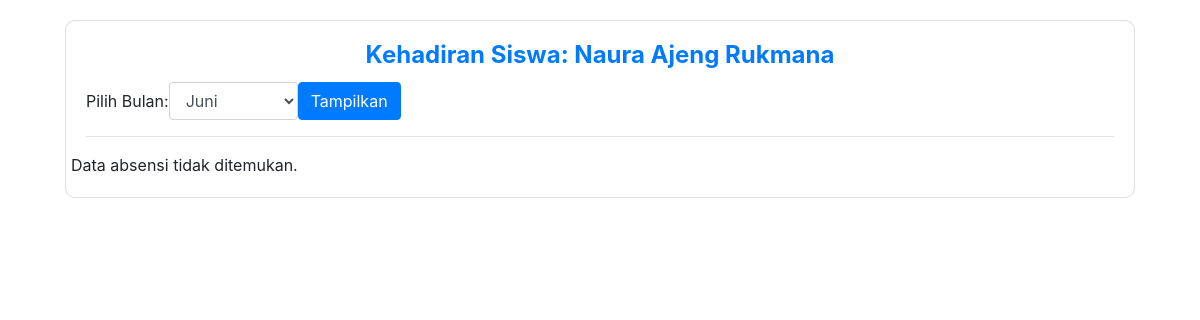
Before: /guru/detail_absen.php?id=31 with the older database file.
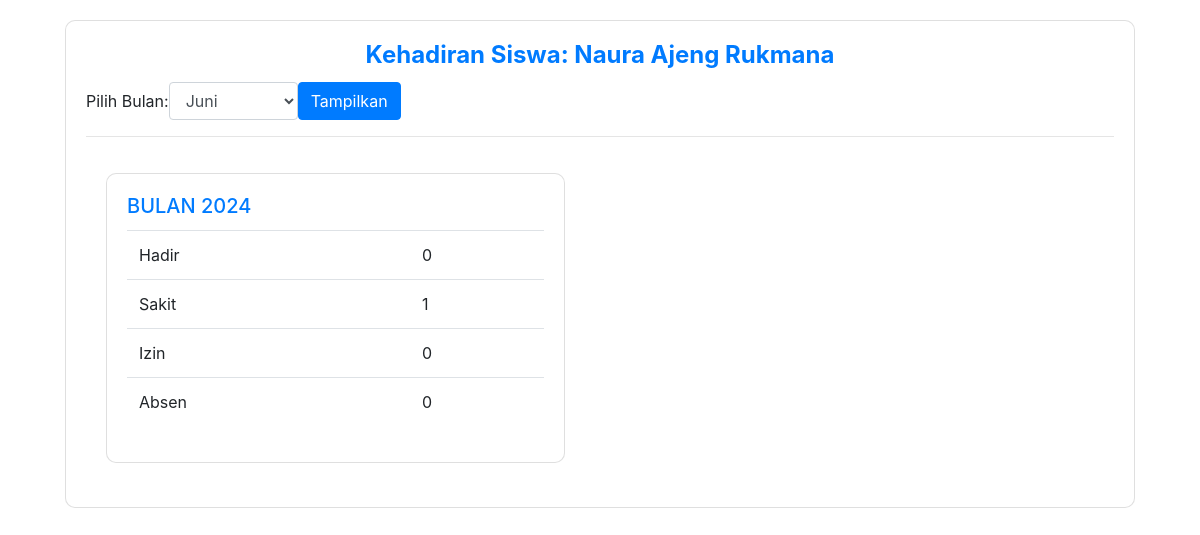
After: the same page with the newer database file.
### tables this page shows
CREATE TABLE `tb_siswa` (
  `id_siswa` int(11) NOT NULL AUTO_INCREMENT,
  `nis` varchar(60) NOT NULL,
  `nama_siswa` varchar(120) NOT NULL,
  `tempat_lahir` varchar(100) NOT NULL,
  `tgl_lahir` date NOT NULL,
  `jk` varchar(30) NOT NULL,
  `alamat` text NOT NULL,
  `password` varchar(255) NOT NULL,
  `foto` varchar(255) NOT NULL,
  `status` varchar(15) NOT NULL,
  `th_angkatan` year(4) NOT NULL,
  `id_mkelas` int(11) NOT NULL,
  PRIMARY KEY (`id_siswa`)
);

CREATE TABLE `_logabsensi` (
  `id_presensi` int(11) NOT NULL AUTO_INCREMENT,
  `id_mengajar` int(11) NOT NULL,
  `id_siswa` int(11) NOT NULL,
  `tgl_absen` date DEFAULT NULL,
  `ket` enum('H','I','S','T','A','C') NOT NULL,
  `pertemuan_ke` varchar(30) NOT NULL,
  PRIMARY KEY (`id_presensi`)
);

### guru/detail_absen.php (the view, shortened to what this page needs)
<?php
$con = new mysqli("localhost", "root", "", "db_imas");
if (!function_exists('namaBulan')) {
    function namaBulan($angkaBulan) {
        $namaBulan = array(
            1 => 'Januari',
            2 => 'Februari',
            3 => 'Maret',
            4 => 'April',
            5 => 'Mei',
            6 => 'Juni',
            7 => 'Juli',
            8 => 'Agustus',
            9 => 'September',
            10 => 'Oktober',
            11 => 'November',
            12 => 'Desember'
        );
        return $namaBulan[$angkaBulan];
    }
}
if (isset($_GET['id'])) {
    $idSiswa = $_GET['id'];
} else {
    echo "ID siswa tidak tersedia.";
    exit;
}
$bulan = isset($_GET['bulan']) ? $_GET['bulan'] : date('m');
$querySiswa = mysqli_query($con, "SELECT * FROM tb_siswa WHERE id_siswa = $idSiswa");
$dataSiswa = mysqli_fetch_assoc($querySiswa);
$namaSiswa = $dataSiswa['nama_siswa'];
?>
<!DOCTYPE html>
<html lang="en">
<head>
    <link rel="stylesheet" href="https://maxcdn.bootstrapcdn.com/bootstrap/4.5.2/css/bootstrap.min.css">
</head>
<body>
    <div class="container">
        <div class="card">
            <div class="card-body">
            <h4 class="card-title" style="color: #007bff; font-size: 24px; font-weight: bold; text-align: center;">
    Kehadiran Siswa: <?= $namaSiswa ?>
</h4>
                <form class="form-inline" method="GET">
                    <label for="bulan">Pilih Bulan:</label>
                    <select class="form-control" id="bulan" name="bulan">
                        <?php
                        for ($i = 1; $i <= 12; $i++) {
                            $selected = ($i == $bulan) ? "selected" : "";
                            echo "<option value='$i' $selected>" . namaBulan($i) . "</option>";
                        }
                        ?>
                    </select>
                    <button type="submit" class="btn btn-primary">Tampilkan</button>
                </form>
                <hr>
                <div class="row">
                    <?php
                    $qry = mysqli_query($con, "SELECT * FROM _logabsensi
                        INNER JOIN tb_mengajar ON _logabsensi.id_mengajar = tb_mengajar.id_mengajar
                        INNER JOIN tb_thajaran ON tb_mengajar.id_thajaran = tb_thajaran.id_thajaran
                        INNER JOIN tb_semester ON tb_mengajar.id_semester = tb_semester.id_semester
                        WHERE _logabsensi.id_siswa = '$idSiswa' AND tb_thajaran.status = 1 AND tb_semester.status = 1 AND MONTH(tgl_absen) = $bulan
                        GROUP BY MONTH(tgl_absen) ORDER BY MONTH(tgl_absen) DESC");
                    if (mysqli_num_rows($qry) === 0) {
                        echo "Data absensi tidak ditemukan.";
                        exit;
                    }
                    foreach ($qry as $bulanData) {
                        $bulan = date('m', strtotime($bulanData['tgl_absen']));
                    ?>
                    <div class="col-md-6">
                        <div class="card mb-4">
                            <div class="card-body">
                                <h5 class="card-title text-primary">BULAN <?= namaBulan($bulan) ?> <?= date('Y') ?></h5>
                                <table class="table">
                                    <tr>
                                        <td>Hadir</td>
                                        <td>
                                            <?php
                                            $hadir = mysqli_fetch_array(mysqli_query($con, "SELECT COUNT(ket) AS hadir FROM _logabsensi WHERE id_siswa='$idSiswa' and ket='H' and MONTH(tgl_absen)='$bulan'"));
                                            echo $hadir['hadir'];
                                            ?>
                                        </td>
                                    </tr>
                                    <tr>
                                        <td>Sakit</td>
                                        <td>
                                            <?php
                                            $sakit = mysqli_fetch_array(mysqli_query($con, "SELECT COUNT(ket) AS sakit FROM _logabsensi WHERE id_siswa='$idSiswa' and ket='S' and MONTH(tgl_absen)='$bulan'"));
                                            echo $sakit['sakit'];
                                            ?>
                                        </td>
                                    </tr>
                                    <tr>
                                        <td>Izin</td>
                                        <td>
                                            <?php
                                            $izin = mysqli_fetch_array(mysqli_query($con, "SELECT COUNT(ket) AS izin FROM _logabsensi WHERE id_siswa='$idSiswa' and ket='I' and MONTH(tgl_absen)='$bulan'"));
                                            echo $izin['izin'];
                                            ?>
                                        </td>
                                    </tr>
                                    <tr>
                                        <td>Absen</td>
                                        <td>
                                            <?php
                                            $alfa = mysqli_fetch_array(mysqli_query($con, "SELECT COUNT(ket) AS alfa FROM _logabsensi WHERE id_siswa='$idSiswa' and ket='A' and MONTH(tgl_absen)='$bulan'"));
                                            echo $alfa['alfa'];
                                            ?>
                                        </td>
                                    </tr>
                                </table>
                            </div>
                        </div>
                    </div>
                    <?php
                    }
                    ?>
                </div>
            </div>
        </div>
    </div>
</body>
</html>

### guru/detail_absen.php (style rules this page uses)
.card { margin: 20px; border-radius: 10px; }

Changed rows visible on the page:
added _logabsensi: hadir "0", sakit "1", izin "0", alfa "0"
Other visible differences:
text no longer shown: "Data absensi tidak ditemukan."
